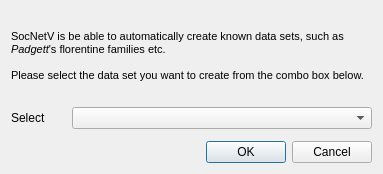
<?xml version="1.0" encoding="UTF-8"?>
<ui version="4.0">
 <class>DataSetRecreatorDialog</class>
 <widget class="QDialog" name="DataSetRecreatorDialog">
  <property name="geometry">
   <rect>
    <x>0</x>
    <y>0</y>
    <width>383</width>
    <height>171</height>
   </rect>
  </property>
  <property name="maximumSize">
   <size>
    <width>400</width>
    <height>175</height>
   </size>
  </property>
  <property name="windowTitle">
   <string>Dialog</string>
  </property>
  <layout class="QGridLayout" name="gridLayout">
   <item row="0" column="0" colspan="2">
    <widget class="QLabel" name="label_2">
     <property name="minimumSize">
      <size>
       <width>200</width>
       <height>90</height>
      </size>
     </property>
     <property name="text">
      <string>&lt;!DOCTYPE HTML PUBLIC &quot;-//W3C//DTD HTML 4.0//EN&quot; &quot;http://www.w3.org/TR/REC-html40/strict.dtd&quot;&gt;
&lt;html&gt;&lt;head&gt;&lt;meta name=&quot;qrichtext&quot; content=&quot;1&quot; /&gt;&lt;style type=&quot;text/css&quot;&gt;
p, li { white-space: pre-wrap; }
&lt;/style&gt;&lt;/head&gt;&lt;body style=&quot; font-family:'DejaVu Sans'; font-size:8pt; font-weight:400; font-style:normal;&quot;&gt;
&lt;p style=&quot; margin-top:0px; margin-bottom:0px; margin-left:0px; margin-right:0px; -qt-block-indent:0; text-indent:0px;&quot;&gt;SocNetV is be able to automatically create known data sets, such as &lt;span style=&quot; font-style:italic;&quot;&gt;Padgett&lt;/span&gt;'s florentine families etc.&lt;/p&gt;
&lt;p style=&quot;-qt-paragraph-type:empty; margin-top:0px; margin-bottom:0px; margin-left:0px; margin-right:0px; -qt-block-indent:0; text-indent:0px;&quot;&gt;&lt;/p&gt;
&lt;p style=&quot; margin-top:0px; margin-bottom:0px; margin-left:0px; margin-right:0px; -qt-block-indent:0; text-indent:0px;&quot;&gt;Please select the data set you want to create from the combo box below.&lt;/p&gt;&lt;/body&gt;&lt;/html&gt;</string>
     </property>
     <property name="textFormat">
      <enum>Qt::RichText</enum>
     </property>
     <property name="wordWrap">
      <bool>true</bool>
     </property>
    </widget>
   </item>
   <item row="1" column="0" colspan="2">
    <layout class="QHBoxLayout" name="horizontalLayout">
     <item>
      <widget class="QLabel" name="label">
       <property name="text">
        <string>Select</string>
       </property>
      </widget>
     </item>
     <item>
      <widget class="QComboBox" name="comboBox">
       <property name="minimumSize">
        <size>
         <width>300</width>
         <height>0</height>
        </size>
       </property>
      </widget>
     </item>
    </layout>
   </item>
   <item row="4" column="1">
    <widget class="QDialogButtonBox" name="buttonBox">
     <property name="orientation">
      <enum>Qt::Horizontal</enum>
     </property>
     <property name="standardButtons">
      <set>QDialogButtonBox::Cancel|QDialogButtonBox::Ok</set>
     </property>
    </widget>
   </item>
   <item row="2" column="0" colspan="2">
    <widget class="QSplitter" name="splitter">
     <property name="orientation">
      <enum>Qt::Vertical</enum>
     </property>
    </widget>
   </item>
  </layout>
 </widget>
 <resources/>
 <connections>
  <connection>
   <sender>buttonBox</sender>
   <signal>accepted()</signal>
   <receiver>DataSetRecreatorDialog</receiver>
   <slot>accept()</slot>
   <hints>
    <hint type="sourcelabel">
     <x>248</x>
     <y>254</y>
    </hint>
    <hint type="destinationlabel">
     <x>157</x>
     <y>274</y>
    </hint>
   </hints>
  </connection>
  <connection>
   <sender>buttonBox</sender>
   <signal>rejected()</signal>
   <receiver>DataSetRecreatorDialog</receiver>
   <slot>reject()</slot>
   <hints>
    <hint type="sourcelabel">
     <x>316</x>
     <y>260</y>
    </hint>
    <hint type="destinationlabel">
     <x>286</x>
     <y>274</y>
    </hint>
   </hints>
  </connection>
 </connections>
</ui>
